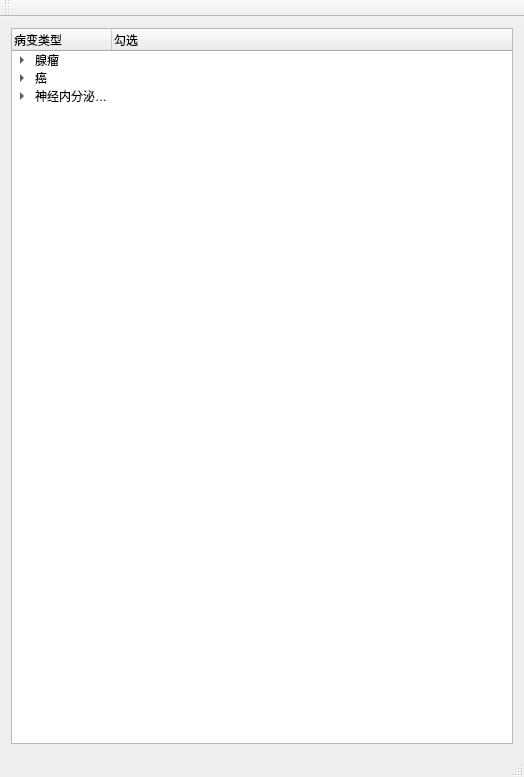
<?xml version="1.0" encoding="UTF-8"?>
<ui version="4.0">
 <class>QtTestTreeWidgetClass</class>
 <widget class="QMainWindow" name="QtTestTreeWidgetClass">
  <property name="geometry">
   <rect>
    <x>0</x>
    <y>0</y>
    <width>524</width>
    <height>777</height>
   </rect>
  </property>
  <property name="windowTitle">
   <string>QtTestTreeWidget</string>
  </property>
  <widget class="QWidget" name="centralWidget">
   <layout class="QGridLayout" name="gridLayout">
    <item row="0" column="0">
     <widget class="QTreeWidget" name="PathologyTreeWidget">
      <column>
       <property name="text">
        <string>病变类型</string>
       </property>
      </column>
      <column>
       <property name="text">
        <string>勾选</string>
       </property>
      </column>
      <item>
       <property name="text">
        <string>腺瘤</string>
       </property>
       <item>
        <property name="text">
         <string>低级别上皮内瘤变</string>
        </property>
       </item>
       <item>
        <property name="text">
         <string>高级别上皮内瘤变</string>
        </property>
       </item>
      </item>
      <item>
       <property name="text">
        <string>癌</string>
       </property>
       <item>
        <property name="text">
         <string>腺癌</string>
        </property>
        <item>
         <property name="text">
          <string>乳头状腺癌</string>
         </property>
        </item>
        <item>
         <property name="text">
          <string>管状腺癌</string>
         </property>
        </item>
        <item>
         <property name="text">
          <string>粘液腺癌</string>
         </property>
        </item>
        <item>
         <property name="text">
          <string>低粘附性癌</string>
         </property>
        </item>
        <item>
         <property name="text">
          <string>混合性腺癌</string>
         </property>
        </item>
       </item>
       <item>
        <property name="text">
         <string>神经内分泌肿瘤</string>
        </property>
       </item>
       <item>
        <property name="text">
         <string>未分化癌</string>
        </property>
       </item>
       <item>
        <property name="text">
         <string>鳞状细胞癌</string>
        </property>
       </item>
       <item>
        <property name="text">
         <string>肝样腺癌</string>
        </property>
       </item>
       <item>
        <property name="text">
         <string>伴有淋巴样间质的癌（髓样癌）</string>
        </property>
       </item>
       <item>
        <property name="text">
         <string>腺鳞癌</string>
        </property>
       </item>
      </item>
      <item>
       <property name="text">
        <string>神经内分泌肿瘤</string>
       </property>
       <item>
        <property name="text">
         <string>神经内分泌瘤NET</string>
        </property>
        <item>
         <property name="text">
          <string>NET 1级（类癌）</string>
         </property>
        </item>
        <item>
         <property name="text">
          <string>NET 2级</string>
         </property>
        </item>
       </item>
       <item>
        <property name="text">
         <string>神经内分泌癌NEC</string>
        </property>
        <item>
         <property name="text">
          <string>大细胞 NEC</string>
         </property>
        </item>
        <item>
         <property name="text">
          <string>小细胞 NEC</string>
         </property>
        </item>
       </item>
       <item>
        <property name="text">
         <string>混合性腺神经内分泌癌</string>
        </property>
       </item>
      </item>
     </widget>
    </item>
   </layout>
  </widget>
  <widget class="QMenuBar" name="menuBar">
   <property name="geometry">
    <rect>
     <x>0</x>
     <y>0</y>
     <width>524</width>
     <height>23</height>
    </rect>
   </property>
  </widget>
  <widget class="QToolBar" name="mainToolBar">
   <attribute name="toolBarArea">
    <enum>TopToolBarArea</enum>
   </attribute>
   <attribute name="toolBarBreak">
    <bool>false</bool>
   </attribute>
  </widget>
  <widget class="QStatusBar" name="statusBar"/>
 </widget>
 <layoutdefault spacing="6" margin="11"/>
 <resources>
  <include location="QtTestTreeWidget.qrc"/>
 </resources>
 <connections/>
</ui>
